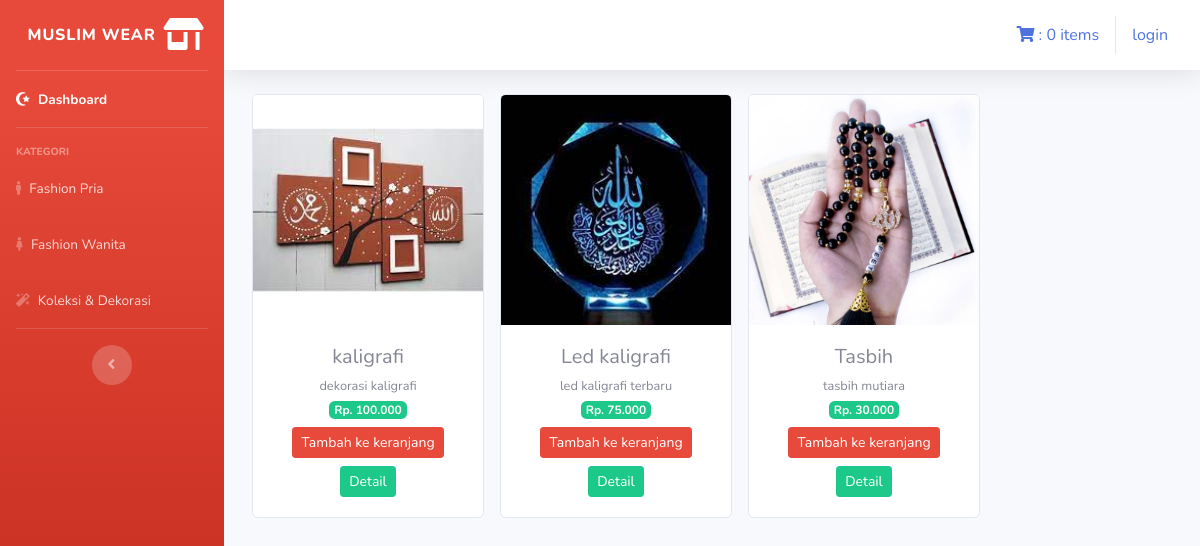
Screenshot of /index.php/kategori/koleksi_dekorasi with the database file from the repository.
### tables this page shows
CREATE TABLE IF NOT EXISTS `tb_barang` (
`id_brg` int(10) NOT NULL,
  `nama_brg` varchar(25) NOT NULL,
  `keterangan` varchar(100) NOT NULL,
  `kategori` varchar(20) NOT NULL,
  `harga` int(10) NOT NULL,
  `stok` int(4) NOT NULL,
  `gambar` text NOT NULL
);

### application/controllers/kategori.php (called while the page is built, shortened)
<?php
class Kategori extends CI_Controller
{
    public function koleksi_dekorasi()
    {
        $data['koleksi_dekorasi'] = $this->model_kategori->data_koleksi_dekorasi()->result();
        $this->load->view('templates/header');
        $this->load->view('templates/sidebar');
        $this->load->view('koleksi_dekorasi', $data);
        $this->load->view('templates/footer');
    }
}

### index.php (called while the page is built, shortened)
<?php
require_once BASEPATH.'core/CodeIgniter.php';

### application/models/model_kategori.php (called while the page is built, shortened)
<?php
class Model_kategori extends CI_Model
{
    public function data_koleksi_dekorasi(){
        return $this->db->get_where("tb_barang",array('kategori ' => 'koleksi & dekorasi'));
    }
}

### application/views/koleksi_dekorasi.php (the view)
<div class="container-fluid">
    <div class="row text-center">
        <?php foreach ($koleksi_dekorasi as $brg) : ?>
            <div class="card ml-3 mb-3" style="width: 14.5rem;">
                <img src="<?php echo base_url().'/uploads/'.$brg->gambar ?>" class="card-img-top" alt="...">
                <div class="card-body">
                    <h5 class="card-title mb-1"><?php echo $brg->nama_brg?></h5>
                    <small><?php echo $brg->keterangan ?></small><br>
                    <span class="badge badge-success mb-2">Rp. <?php echo number_format($brg->harga, 0,',','.')   ?></span><br>
                    <?php echo anchor('dashboard/tambah_ke_keranjang/' .$brg->id_brg, '<div class="btn btn-sm btn-danger mb-2">Tambah ke keranjang</div>') ?>
                    <?php echo anchor('dashboard/detail/' .$brg->id_brg, '<div class="btn btn-sm btn-success">Detail</div>') ?>
                </div>
            </div>
        <?php endforeach; ?>
    </div>
</div>

### rows the page displays
tb_barang: gambar (picture), nama_brg "kaligrafi", keterangan "dekorasi kaligrafi", harga "100.000", id_brg "Tambah ke keranjang", id_brg "Detail"
tb_barang: gambar (picture), nama_brg "Led kaligrafi", keterangan "led kaligrafi terbaru", harga "75.000", id_brg "Tambah ke keranjang", id_brg "Detail"
tb_barang: gambar (picture), nama_brg "Tasbih", keterangan "tasbih mutiara", harga "30.000", id_brg "Tambah ke keranjang", id_brg "Detail"

### other values shown
$this->cart->total_items() "0"
anchor('auth/login', 'login') "login"
